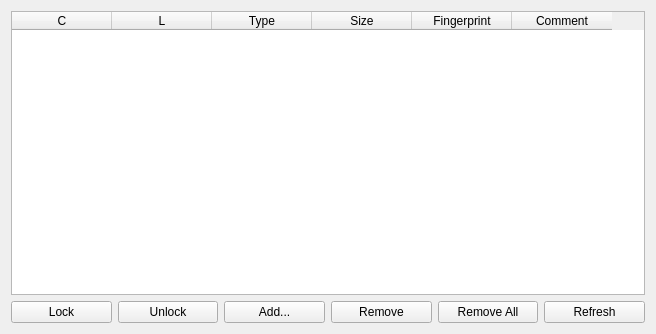
<?xml version="1.0" encoding="UTF-8"?>
<ui version="4.0">
 <author>David Lechner</author>
 <class>KeyManagerFrame</class>
 <widget class="QWidget" name="KeyManagerFrame">
  <property name="geometry">
   <rect>
    <x>0</x>
    <y>0</y>
    <width>656</width>
    <height>334</height>
   </rect>
  </property>
  <property name="windowTitle">
   <string>Dialog</string>
  </property>
  <layout class="QVBoxLayout" name="verticalLayout">
   <item>
    <widget class="QStackedWidget" name="mStackedWidget">
     <property name="currentIndex">
      <number>1</number>
     </property>
     <widget class="QWidget" name="mMessagePage">
      <layout class="QHBoxLayout" name="horizontalLayout_3">
       <property name="margin">
        <number>0</number>
       </property>
       <item>
        <widget class="QLabel" name="mMessageLabel">
         <property name="font">
          <font>
           <pointsize>12</pointsize>
          </font>
         </property>
         <property name="text">
          <string>Message</string>
         </property>
         <property name="alignment">
          <set>Qt::AlignCenter</set>
         </property>
        </widget>
       </item>
      </layout>
     </widget>
     <widget class="QWidget" name="mTablePage">
      <layout class="QHBoxLayout" name="horizontalLayout_2">
       <property name="margin">
        <number>0</number>
       </property>
       <item>
        <widget class="QTableWidget" name="mTableWidget">
         <property name="editTriggers">
          <set>QAbstractItemView::NoEditTriggers</set>
         </property>
         <property name="selectionBehavior">
          <enum>QAbstractItemView::SelectRows</enum>
         </property>
         <property name="wordWrap">
          <bool>false</bool>
         </property>
         <property name="rowCount">
          <number>0</number>
         </property>
         <property name="columnCount">
          <number>6</number>
         </property>
         <attribute name="verticalHeaderVisible">
          <bool>false</bool>
         </attribute>
         <column>
          <property name="text">
           <string>C</string>
          </property>
          <property name="toolTip">
           <string>Confirm Constraint</string>
          </property>
         </column>
         <column>
          <property name="text">
           <string>L</string>
          </property>
          <property name="toolTip">
           <string>Lifetime Constraint</string>
          </property>
         </column>
         <column>
          <property name="text">
           <string>Type</string>
          </property>
         </column>
         <column>
          <property name="text">
           <string>Size</string>
          </property>
         </column>
         <column>
          <property name="text">
           <string>Fingerprint</string>
          </property>
         </column>
         <column>
          <property name="text">
           <string>Comment</string>
          </property>
         </column>
        </widget>
       </item>
      </layout>
     </widget>
    </widget>
   </item>
   <item>
    <layout class="QHBoxLayout" name="mButtonLayout">
     <item>
      <widget class="QPushButton" name="mLockButton">
       <property name="text">
        <string>Lock</string>
       </property>
       <property name="checkable">
        <bool>false</bool>
       </property>
      </widget>
     </item>
     <item>
      <widget class="QPushButton" name="mUnlockButton">
       <property name="text">
        <string>Unlock</string>
       </property>
      </widget>
     </item>
     <item>
      <widget class="QPushButton" name="mAddButton">
       <property name="text">
        <string>Add...</string>
       </property>
      </widget>
     </item>
     <item>
      <widget class="QPushButton" name="mRemoveButton">
       <property name="text">
        <string>Remove</string>
       </property>
      </widget>
     </item>
     <item>
      <widget class="QPushButton" name="mRemoveAllButton">
       <property name="text">
        <string>Remove All</string>
       </property>
      </widget>
     </item>
     <item>
      <widget class="QPushButton" name="mRefreshButton">
       <property name="text">
        <string>Refresh</string>
       </property>
      </widget>
     </item>
    </layout>
   </item>
  </layout>
 </widget>
 <resources/>
 <connections/>
</ui>
